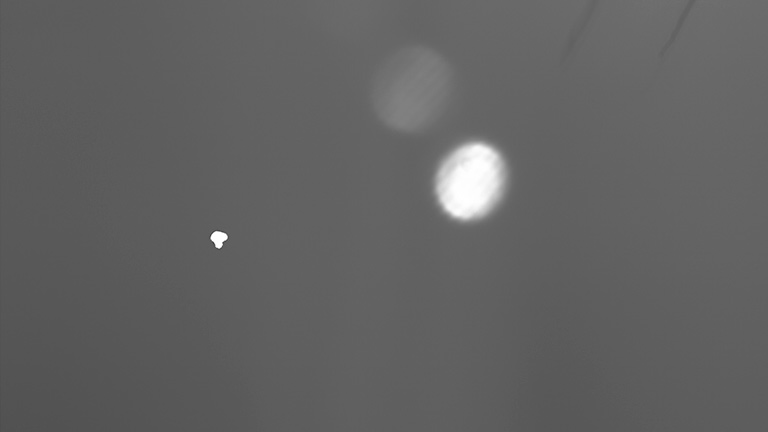
#> input picture data/spots.jpg, 768 x 432 px
$ python cli_finder.py ../../data/spots.jpg
#> lines starting #> are read from the running program, lines starting #| are printed output that depends on the picture; after the words box and inside, x2 and y2 are one past the last pixel; in counts of white or black regions, pixels touching at a corner belong together; long printed decimals are rounded
import sys

import skimage.io
from skimage.segmentation import clear_border
from skimage.measure import label, regionprops
from skimage.morphology import closing, square
from skimage.color import rgb2gray


DEFAULT_THRESHOLD = 0.45
DEFAULT_SQUARE_SIZE = 5


def find_regions(path, threshold=DEFAULT_THRESHOLD, square_size=DEFAULT_SQUARE_SIZE):
    # Read it
#> called with path = '../../data/spots.jpg', threshold = 0.45, square_size = 5
    original_image = skimage.io.imread(path)
#> original_image is the input picture: shape (432, 768, 3); min 51, max 255, mean 98

    # Convert to grayscale properly
    grayscale_image = rgb2gray(original_image)

    # Find mask with pixel value threshold
    binary_image = grayscale_image > threshold
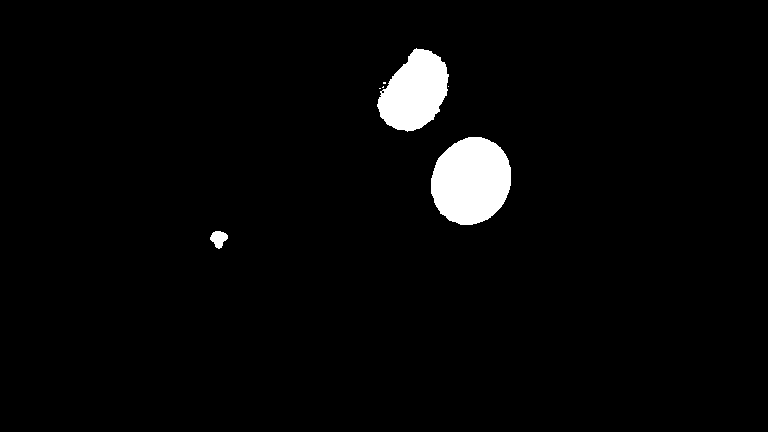
#> binary_image: shape (432, 768) bool; 2.9% white; 7 white regions (4 under 20 px), largest, box (x1, y1, x2, y2) and area: (431, 137, 511, 225) 5511, (377, 48, 449, 132) 4029, (210, 231, 228, 249) 209

    # Connect areas in a more smooth way
    smooth_image = closing(binary_image, square(square_size))
#> smooth_image: shape (432, 768) bool; 3% white; 3 white regions

    # Clear border artifacts
    cleared_image = clear_border(smooth_image)

    # Find the labels
    label_image = label(cleared_image)
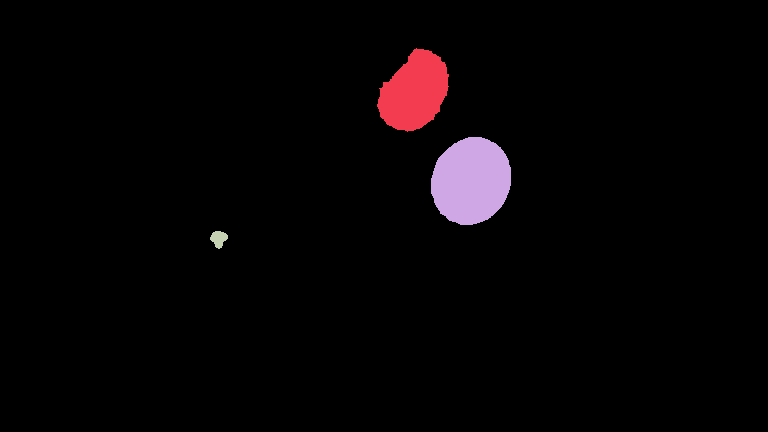
#> label_image: shape (432, 768) int32; 4 distinct labels, from 0 to 3; one colour per label, 0 black

    # Computer properties for the labels
    return regionprops(label_image)


def report_regions(regions):
    for i, region in enumerate(regions):
        print(f"Region {i}")
        print(f"----------")
        print(f"  Center: {region.centroid}")
        print(f"  Area: {region.area}")
        print()


if __name__ == "__main__":
    if len(sys.argv) > 1:
        file_name = sys.argv[1]
    else:
        file_name = input("Name of the file? ")
    regions = find_regions(file_name)
#> regions = 3 regions; box (x1, y1, x2, y2) and area: (431, 137, 511, 225) 5511, (377, 48, 449, 132) 4089, (210, 231, 228, 249) 209
    report_regions(regions)
#> the loop in report_regions, `for i, region in enumerate(regions):` made 3 passes
#| Region 0
#| ----------
#|   Center: (91.542, 414.078)
#|   Area: 4089.0
#| Region 1
#| ----------
#|   Center: (180.548, 470.743)
#|   Area: 5511.0
#| Region 2
#| ----------
#> (further printed lines are left out)
